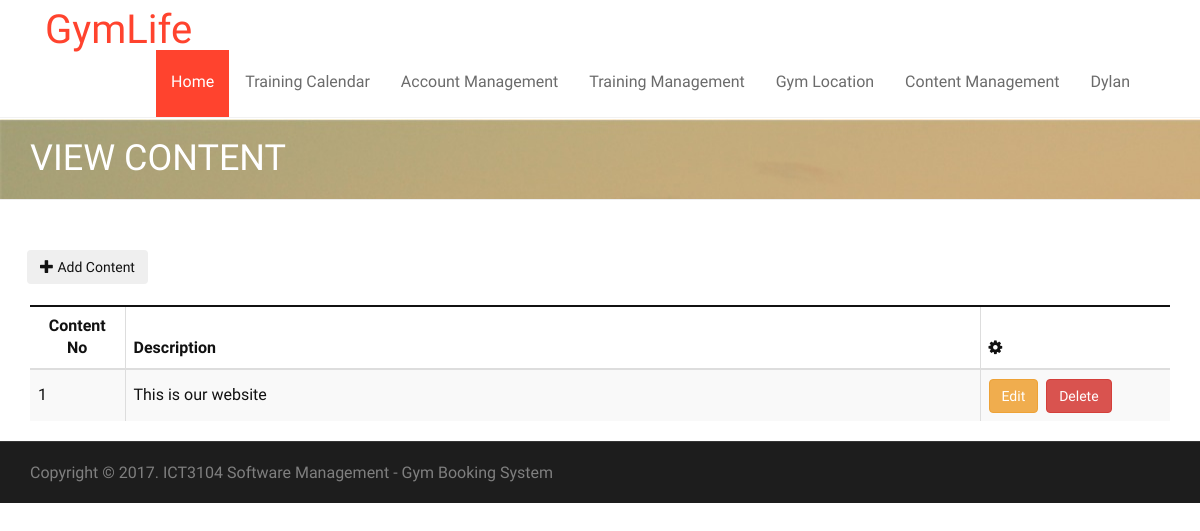
Before: /admin/content.php (signed in) with the older database file.
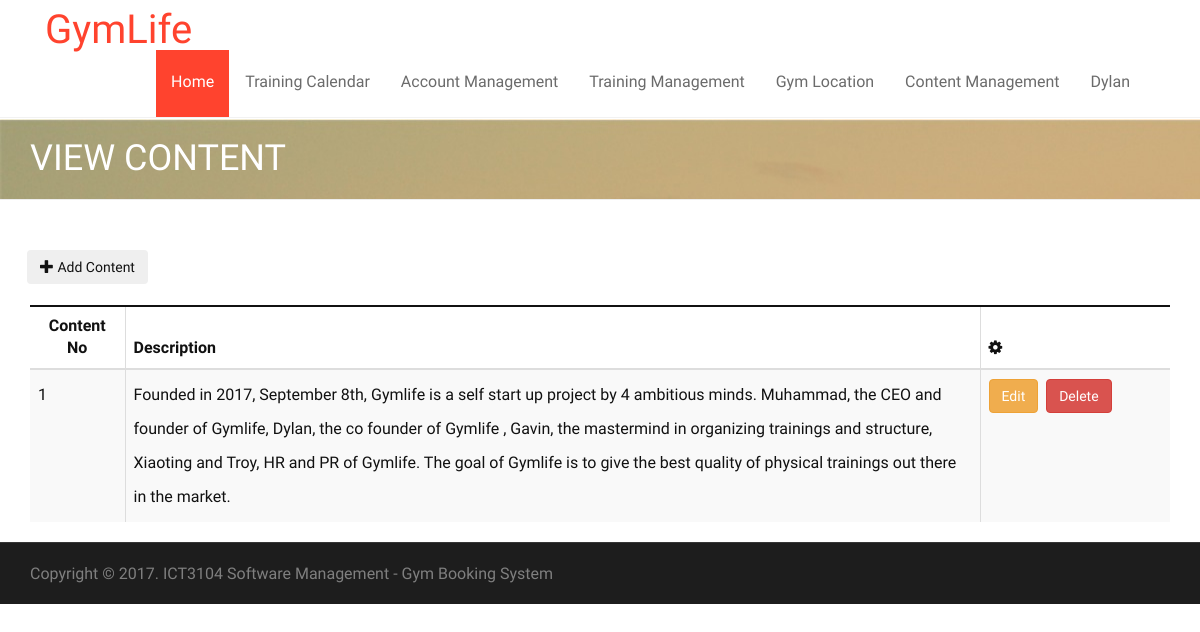
After: the same page with the newer database file.
### tables this page shows
CREATE TABLE IF NOT EXISTS `info` (
  `infoID` int(11) NOT NULL,
  `description` text NOT NULL
);

### db.class.php (called while the page is built, shortened)
<?php
class DB {
  protected static $mdb = null;
  public static function getMDB() {
    $mdb = DB::$mdb;
    if ($mdb === null) {
      $mdb = DB::$mdb = new MeekroDB();
    }
    return $mdb;
  }
  public static function query() { $args = func_get_args(); return call_user_func_array(array(DB::getMDB(), 'query'), $args); }
}
class MeekroDB {
  public $encoding = 'latin1';
  public $connect_options = array(MYSQLI_OPT_CONNECT_TIMEOUT => 30);
  public $internal_mysql = null;
  public function __construct($host=null, $user=null, $password=null, $dbName=null, $port=null, $encoding=null) {
    if ($encoding === null) $encoding = DB::$encoding;
    $this->encoding = $encoding;
  }
  public function get() {
    $mysql = $this->internal_mysql;
    if (!($mysql instanceof MySQLi)) {
      $mysql = new mysqli();
      foreach ($this->connect_options as $key => $value) {
        $mysql->options($key, $value);
      }
      $mysql->set_charset($this->encoding);
      $this->internal_mysql = $mysql;
    }
    return $mysql;
  }
  protected function preparseQueryParams() {
    $args = func_get_args();
    $sql = trim(strval(array_shift($args)));
    $args_all = $args;
    if (count($args_all) == 0) return array($sql);
    $chunkyQuery = array();
    return $chunkyQuery;
  }
  protected function parseQueryParams() {
    $args = func_get_args();
    $chunkyQuery = call_user_func_array(array($this, 'preparseQueryParams'), $args);
    $query = '';
    foreach ($chunkyQuery as $chunk) {
      if (is_string($chunk)) {
        $query .= $chunk;
        continue;
      }
      $result = '';
      $query .= $result;
    }
    return $query;
  }
  protected function prependCall($function, $args, $prepend) { array_unshift($args, $prepend); return call_user_func_array($function, $args); }
  public function query() { $args = func_get_args(); return $this->prependCall(array($this, 'queryHelper'), $args, 'assoc'); }
  protected function queryHelper() {
    $args = func_get_args();
    $type = array_shift($args);
    $db = $this->get();
    $is_buffered = true;
    $row_type = 'assoc';
    $full_names = false;
    $sql = call_user_func_array(array($this, 'parseQueryParams'), $args);
    $result = $db->query($sql, $is_buffered ? MYSQLI_STORE_RESULT : MYSQLI_USE_RESULT);
    $return = array();
    while ($row = ($row_type == 'assoc' ? $result->fetch_assoc() : $result->fetch_row())) {
      $return[] = $row;
    }
    return $return;
  }
}
?>

### admin/content.php (the view, shortened to what the changed rows need)
<!doctype html>
<html lang="en">
    <head>
        <link rel="stylesheet" href="../asset/bootstrap/css/bootstrap.min.css" type="text/css">
        <link rel="stylesheet" href="../asset/font-awesome/css/font-awesome.min.css" type="text/css">
        <link rel="stylesheet" href="../asset/css/owl.carousel.css" type="text/css">
        <link rel="stylesheet" href="../asset/css/owl.theme.css" type="text/css">
        <link rel="stylesheet" href="../asset/css/owl.transitions.css" type="text/css">
        <link rel="stylesheet" type="text/css" href="../asset/css/animate.css">
        <link rel="stylesheet" type="text/css" href="../asset/css/lightbox.css">
        <link rel="stylesheet" type="text/css" href="../asset/css/style.css">
        <link rel="stylesheet" type="text/css" href="../asset/css/responsive.css">
        <link rel="stylesheet" type="text/css" href="../asset/css/table.css">
        <link rel="stylesheet" href="../asset/plugins/sweetalert-master/sweet-alert.css">
        <link rel="stylesheet" href="../asset/plugins/DataTables/css/jquery.dataTables.css">
    </head>
    <body>
        <div class="page-header">
            <div class="overlay">
                <div class="container">
                    <div class="row">
                        <div class="col-md-12">
                            <h1>View Content</h1>
                        </div>
                    </div>
                </div>
            </div>
        </div>
        <section id="about-section" class="about-section">
            <div class="container">
                <div class="row">
				<br><br>
                    <div class="col-md-12">
                        <div class="panel panel-default panel-table">
                            <div class="panel-body">
                                <table id="trainings" class="table table-striped table-bordered table-list" width="100%">
                                    <thead>
                                        <tr>
                                            <th class="col-md-1">Content No</th>
                                            <th class="col-md-9">Description</th>
                                            <th class="col-md-2" data-sortable="false"><em class="fa fa-cog"></th>
                                        </tr>
                                    </thead>
                                    <tbody>
                                        <?php
                                        $record = DB::query("SELECT * FROM info");
                                        foreach ($record as $row) {
                                            echo "<tr>";
                                            echo "<td>" . $row['infoID'] . "</td>";
                                            echo "<td>" . $row['description'] . "</td>";
                                            echo "<td>";
                                            echo "<button class='btn btn-warning' onclick=\"location.href ='editContent.php?id=" . $row['infoID'] . "' \">Edit</button> &nbsp;";
                                            echo "<button class='btn btn-danger' onclick='dlt(\"" . $row['infoID'] . "\")'>Delete</button>";
                                            echo "</td>";
                                            echo "</tr>";
                                        }
                                        ?>
                                    </tbody>
                                </table>
                            </div>
                        </div>
                    </div>
                </div>
            </div>
</body>
</html>

Changed rows visible on the page:
changed info id 1: description "This is our website" → "Founded in 2017, September 8th, Gymlife is a self start up project by 4 ambitious minds. Muhammad, the CEO and founder of Gymlife, Dylan, the co founder of Gymlife , Gavin, the mastermind in organizing trainings and structure, Xiaoting and Troy, HR and PR of Gymlife. The goal of Gymlife is to give the best quality of physical trainings out there in the market."
